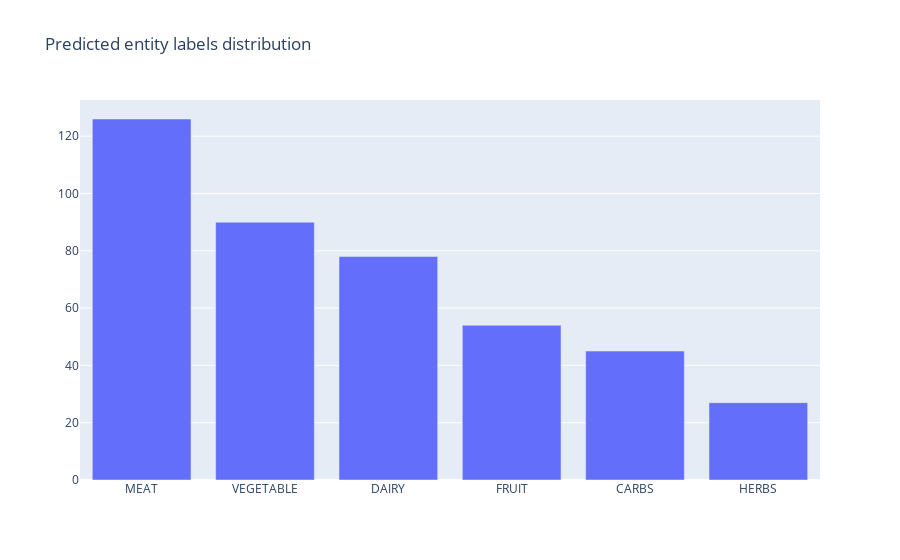

The code cell stored with this chart in its notebook:
### Markdown cell above
We can now go to [http://localhost:6900/](http://localhost:6900/), look at the results and start with a base annotation for most labels. Even though, they the predicitons are not perfect, it surely beats starting from scratch.

![rss demo displacy](img/concise_concepts/rubrix_ui.png)

Now let's take a look at some statistics using the Rubrix Metric module. These metrics can help us refining the definition and examples of entities given to `concise-concepts`. For example, the entity label metric can help us an overview of the number of occurences for each entity in `concise-concepts`.

### Code cell
from rubrix.metrics.token_classification import entity_labels

entity_labels("concise-concepts").visualize()

### Figure 1 — Plotly figure (JSON) as saved in the notebook; plotly's stock layout.template omitted (floating-point values rounded to 4 significant figures)
{"data": [{"type": "bar", "x": ["MEAT", "VEGETABLE", "DAIRY", "FRUIT", "CARBS", "HERBS"], "y": [126, 90, 78, 54, 45, 27]}], "layout": {"title": {"text": "Predicted entity labels distribution"}, "xaxis": {"title": {"text": ""}}, "yaxis": {"title": {"text": ""}}}}
